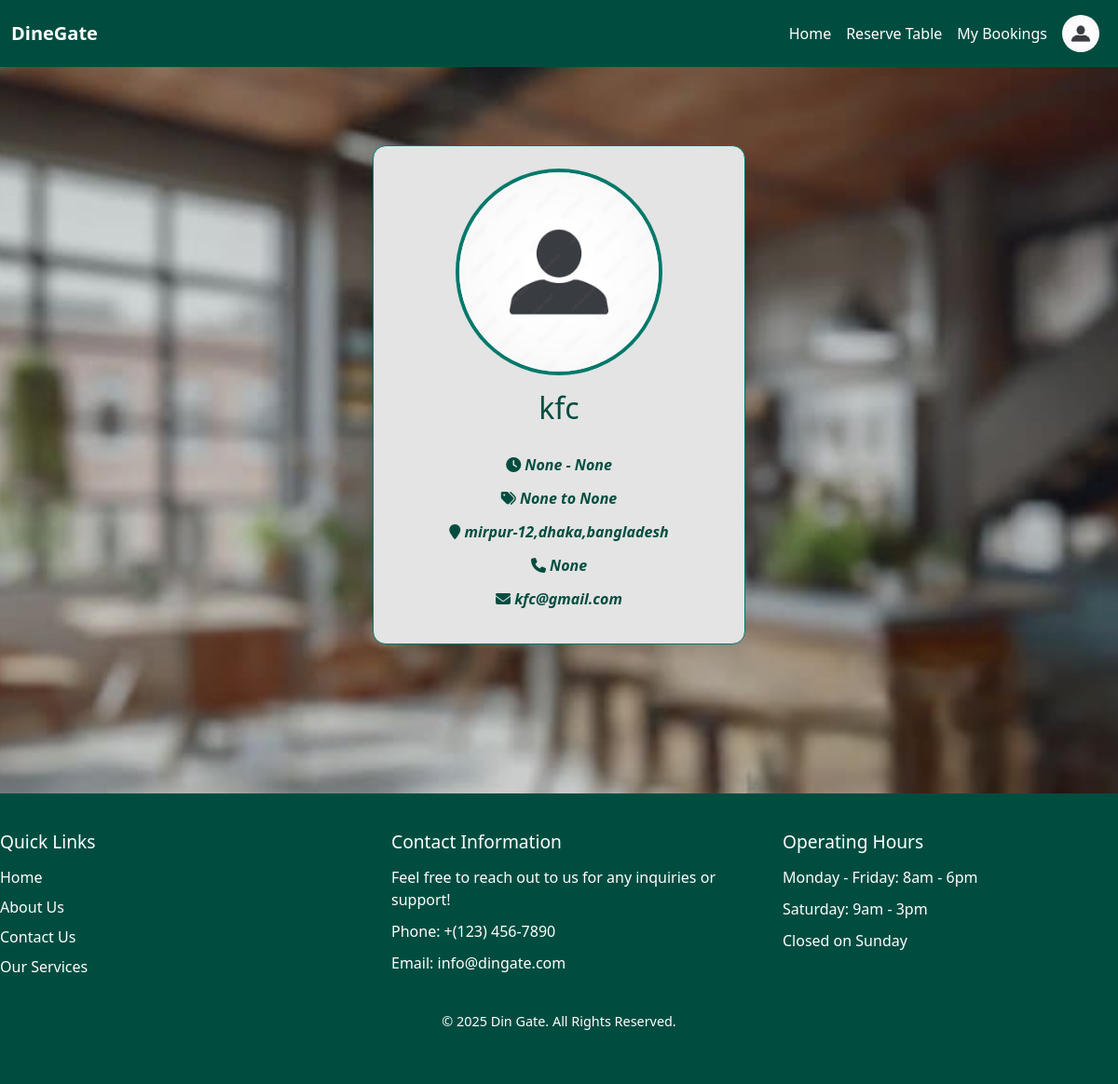
The app's page /Restaurant_profile/ (signed in) with its own data.
### restaurant/models.py (models this page shows, shortened)
class Restaurant(models.Model):
    restaurant_name=models.CharField(max_length=200)
    s_time=models.TimeField(blank=True,null=True)
    e_time=models.TimeField(blank=True,null=True)
    min_price=models.IntegerField(blank=True,null=True)
    max_price=models.IntegerField(blank=True,null=True)
    city=models.CharField(max_length=100)
    area=models.CharField(max_length=100)
    location=models.CharField(max_length=200)
    email=models.EmailField(max_length=100,blank=True,null=True)
    contact_no=models.IntegerField(blank=True,null=True)
    business_reg_id=models.IntegerField()
    password = models.CharField(max_length=128,blank=True,null=True)
    logo=models.ImageField(blank=True,null=True)
    role = models.CharField(max_length=20, default='restaurant')
    slug = models.SlugField(unique=True, blank=True,null=True)

### restaurant/views.py (the view)
# urls.py: path('Restaurant_profile/',r_views.Restaurant_profile,name='Restaurant_profile'),
def Restaurant_profile(request):
    restaurant_id = request.session.get('restaurant_id')
    if not restaurant_id:
        return redirect('login')
    restaurant = Restaurant.objects.get(id=restaurant_id)
    return render(request,'restaurant/Restaurant_profile.html', {'restaurant': restaurant})

### account/context_processors.py (called while the page is built)
def user_role(request):
    user = None
    role = None
    if request.session.get('user_id'):
        try:
            user = CustomerUser.objects.get(id=request.session['user_id'])
            role = 'customer'
        except CustomerUser.DoesNotExist:
            pass
    elif request.session.get('restaurant_id'):
        try:
            user = Restaurant.objects.get(id=request.session['restaurant_id'])
            role = 'restaurant'
        except Restaurant.DoesNotExist:
            pass
    return {
        'logged_user': user,
        'logged_role': role,
    }

### template/restaurant/Restaurant_profile.html
{% extends 'base.html' %}
{% load static %}
{% block content %}
<br>
<div class="profile-card-wrapper">
  <div class="profile-card-header">
    {% if restaurant.logo %}
      <img src="{{ restaurant.logo.url }}" class="profile-avatar-img" alt="Restaurant Logo">
    {% else %}
      <img src="{% static 'images/dp2.jpg' %}" class="profile-avatar-img" alt="Default Restaurant Logo">
    {% endif %}
    <div class="profile-card-user">
      <h2>{{ restaurant.restaurant_name }}</h2>
    </div>
  </div>
  <div class="profile-info-block" style="text-align: center;">
    <p><i class="fa fa-clock"></i> <b><i> {{ restaurant.s_time }} - {{ restaurant.e_time }}</b></i></p>
    <p><i class="fa fa-tags"></i> <b><i>{{ restaurant.min_price }} to {{ restaurant.max_price }}</b></i></p>
    <p><i class="fa fa-map-marker"></i> <b><i> {{ restaurant.location }}</b></i></p>
    <p><i class="fa fa-phone"></i> <b><i> {{ restaurant.contact_no }}</b></i></p>
    <p><i class="fa fa-envelope"></i> <b><i> {{ restaurant.email }}</b></i></p>
  </div>
</div>
{% endblock %}

### static/css/style.css (style rules this page uses)
body { background-color: #f5f7f2; background-image: url('../images/back.jpg'); background-size: cover; background-position: center; background-repeat: no-repeat; background-attachment: fixed; font-family: 'Segoe UI', Tahoma, Geneva, Verdana, sans-serif; color: #1e1e1e; margin: 0; padding: 0; }
body { font-family: Arial, sans-serif; background-color: #f4f7f6; color: #333; }
h1, h2 { color: #008080; text-align: center; }
h1, h2, h3, h4, h5, h6, p, span, li, a { color: #1e1e1e; }
h1, h2 { color: #1e1e1e; }
html, body { height: 100%; margin: 0; }
.profile-card-wrapper { max-width: 400px; margin: 60px auto; padding: 24px; background-color: #e3e4e3; border: 1px solid #00796B; border-radius: 14px; box-shadow: 0 6px 16px rgba(0, 0, 0, 0.08); text-align: center; }
.profile-card-header { display: block; margin-bottom: 30px; }
.profile-avatar-img { width: 222px; height: 222px; border-radius: 50%; border: 4px solid #00796B; object-fit: cover; margin-bottom: 16px; }
.profile-card-user { color: #004D40; }
.profile-card-user h2 { margin-bottom: 4px; font-size: 2rem; }
.profile-info-block { margin-top: 25px; text-align: center; }
.profile-info-block p { margin-bottom: 12px; font-size: 1rem; color: #004D40; }
.profile-card-wrapper h2 { color: #004D40; margin-bottom: 30px; text-align: center; }
.profile-info-block { text-align: left; }
.profile-info-block i { color: #004D40; text-align: center; }

### records on screen
Restaurant: restaurant_name "kfc", s_time "None", e_time "None", min_price "None", max_price "None", location "mirpur-12,dhaka,bangladesh", contact_no "None", email "kfc@gmail.com"
